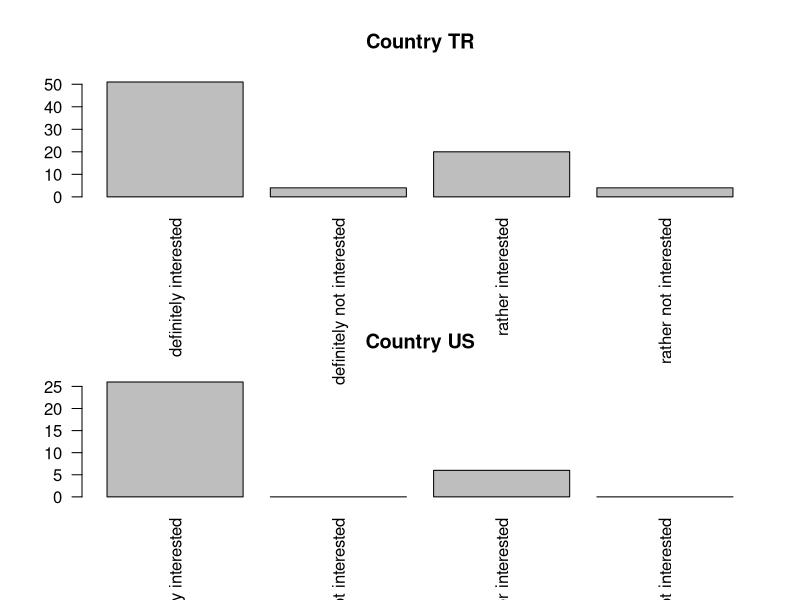

This chart was generated by the following R code:
da <- read.csv("App-1/Data/dota.csv", colClasses = c("Date", "character", "character", 
              NA, NA, NA, "factor", "factor", "factor", 
              "factor", "factor", "factor", "factor", "factor", "factor", 
              "integer", "factor"))
names(da) <- c("date", "email", "country", "age", "id", "ip", "type", "graphics", 
               "hardware", "happy", "how_much", "own", "hero", "AMD", "long", 
               "read", "best game") 
da$date <- as.POSIXct(da$date, format = "%Y-%m-%d %H:%M:%S")
countries <- c("TR", "US")
variable <- "hardware"
par(las = 2)
par(mfrow = c(2,1))
headline1 <- paste("Country ", countries[1], sep = "")
headline2 <- paste("Country ", countries[2], sep = "")
barplot(table(da[[variable]][which(da$country == countries[1])]), main = 
          headline1)
barplot(table(da[[variable]][which(da$country == countries[2])]), main = 
          headline2)

data <- rbind(table(da[[variable]][which(da$country == countries[1])]), 
               table(da[[variable]][which(da$country == countries[2])]))
data
chisq.test(data)
chisq.test(data)$expected
#---------this will extract country names
countries <- unique(da$country)
countries
table(da$country)
questions <- names(da)
questions
#==================================